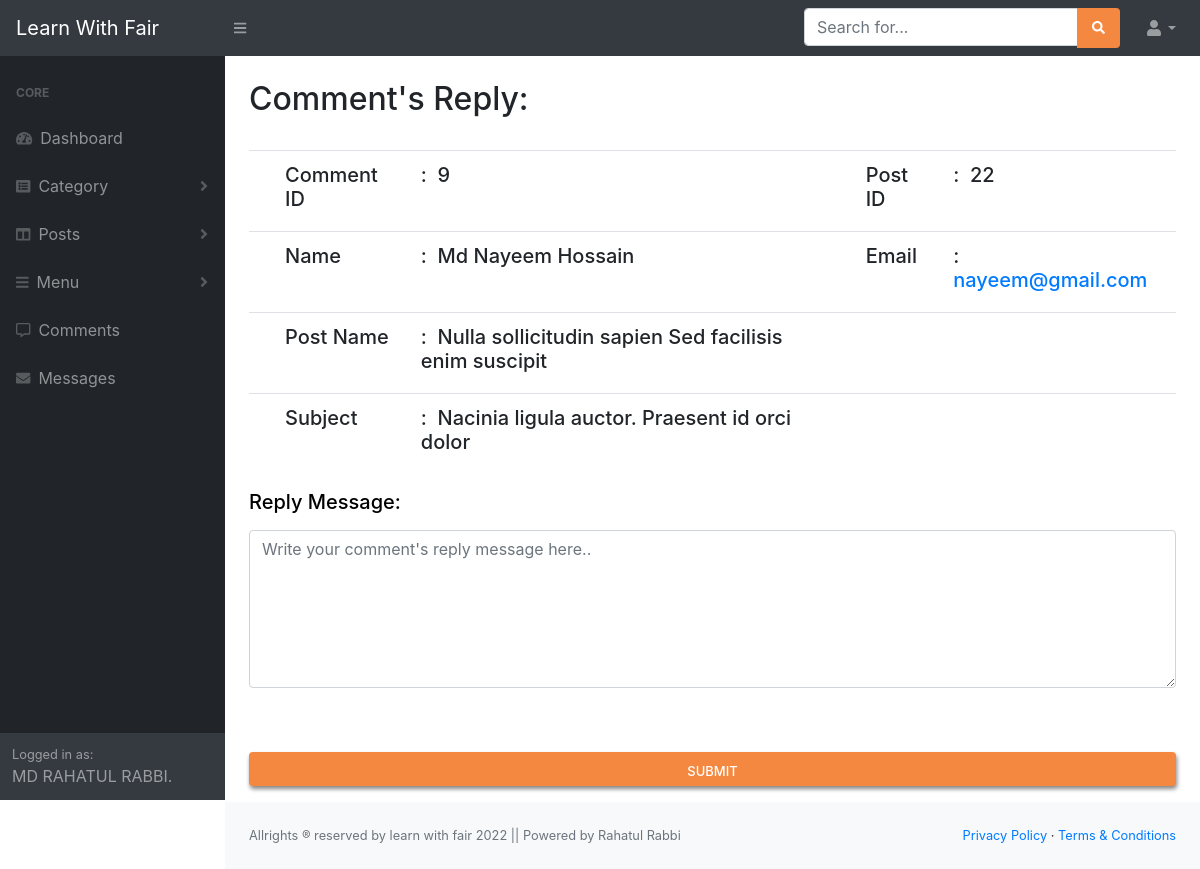
Page /blog/admin/comment_reply.php?status=comment_reply&&id=9 (signed in) on the committed database.
### tables this page shows
CREATE TABLE `comment_info` (
  `comment_id` int(255) NOT NULL,
  `post_id` int(255) NOT NULL,
  `comment_name` text NOT NULL,
  `comment_email` varchar(50) NOT NULL,
  `comment_subject` varchar(200) NOT NULL,
  `comment_message` varchar(255) NOT NULL,
  `comment_date` date NOT NULL,
  `comment_status` tinyint(255) NOT NULL
);

### blog/admin/comment_reply.php (called while the page is built, shortened)
<?php
include 'template.php';
?>

### blog/admin/class/function.php (called while the page is built, shortened)
<?php
class blogProject {
    private $conn;
    public function __CONSTRUCT() {
        $bdhost     = "localhost";
        $dbuser     = "root";
        $dbpassword = "";
        $dbname     = "blog_project";
        $this->conn = mysqli_connect( $bdhost, $dbuser, $dbpassword, $dbname );
    }
    public function display_post_datasby_id( $id ) {
        $post_display_by_id_query = "SELECT * FROM post_with_cat WHERE post_id=$id";
        $data                     = mysqli_query( $this->conn, $post_display_by_id_query );
        $post_data                = mysqli_fetch_assoc( $data );
        if ( isset( $post_data ) ) {
            return $post_data;
        }
    }
    public function display_commentby_id( $id ) {
        $display_comment            = "SELECT * FROM comment_info WHERE comment_id=$id";
        $return_display_comment_mgs = mysqli_query( $this->conn, $display_comment );
        if ( isset( $return_display_comment_mgs ) ) {
            return $return_display_comment_mgs;
        }
    }
}

### blog/admin/view/comment_reply_view.php (the view, shortened to what this page needs)
<?php
if ( isset( $_GET['status'] ) ) {
    if ( $_GET['status'] = "comment_reply" ) {
        $reply_id      = $_GET['id'];
        $comment_datas = $obj->display_commentby_id( $reply_id );
        $comment_data  = mysqli_fetch_assoc( $comment_datas );
        $post_data     = $obj->display_post_datasby_id( $comment_data['post_id'] );
    }
}
?>
<br>
<h2>Comment's Reply:</h2>
<br>
<form action="" method='POST' class='form' enctype="multipart/form-data">
    <table class="table">
        <tr>
            <td>
            <th>
                <h5>Comment ID</h5>
            </th>
            <td>
                <h5>:&nbsp;&nbsp;<?php echo $comment_data['comment_id']; ?></h5>
            </td>
            </td>
            <td>
            <th>
                <h5>Post ID</h5>
            </th>
            <td>
                <h5>:&nbsp;&nbsp;<?php echo $comment_data['post_id']; ?></h5>
            </td>
            </td>
        </tr>
        <tr>
            <td>
            <th>
                <h5>Name</h5>
            </th>
            <td>
                <h5>:&nbsp;&nbsp;<?php echo $comment_data['comment_name']; ?></h5>
            </td>
            </td>
            <td>
            <th>
                <h5>Email</h5>
            </th>
            <td>
                <h5>:&nbsp;&nbsp;
                    <a
                        href="mailto:<?php echo $comment_data['comment_email']; ?>"><?php echo $comment_data['comment_email']; ?></a>
                </h5>
            </td>
            </td>
        </tr>
        <tr>
            <td>
            <th>
                <h5>Post Name</h5>
            </th>
            <td>
                <h5>:&nbsp;&nbsp;<?php echo $post_data['post_title']; ?></h5>
            </td>
            </td>
            <td>
            <th>
            </th>
            <td>
            </td>
            </td>
        </tr>
        <tr>
            <td>
            <th>
                <h5>Subject</h5>
            </th>
            <td>
                <h5>:&nbsp;&nbsp;<?php echo $comment_data['comment_subject']; ?></h5>
            </td>
            </td>
            <td>
            <th>
            </th>
            <td>
            </td>
            </td>
        </tr>
    </table>
    <form action="" method="POST">
        <div class="form-group">
            <label for="comment_reply_mgs" style="color:black; ">
                <h5>Reply Message:</h5>
            </label>
            <textarea type="text" name='comment_reply_mgs' id="comment_reply_mgs" class='form-control py4' rows='6'
                placeholder="Write your comment's reply message here.."></textarea>
        </div><br><br>
        <div class="form-group">
            <input type="submit" name='comment_reply_btn' value="Submit" class='form-control btn btn-block my-btn'>
        </div>
    </form>

### blog/admin/include/head.php (style rules this page uses)
.my-btn { display: inline; background-color: #f48840; color: #fff; font-size: 13px; font-weight: 500; padding: 10px 15px; text-transform: uppercase; transition: all .3s; border: none; cursor: pointer; box-shadow: 1px 3px 4px rgb(136, 132, 132); }

### rows in the picture
comment_info: comment_id "9", post "22", comment_name "Md Nayeem Hossain", comment_email "nayeem@gmail.com", comment_subject "Nacinia ligula auctor. Praesent id orci dolor"

### other values in the picture
$post_data['post_title'] "Nulla sollicitudin sapien Sed facilisis enim suscipit"
